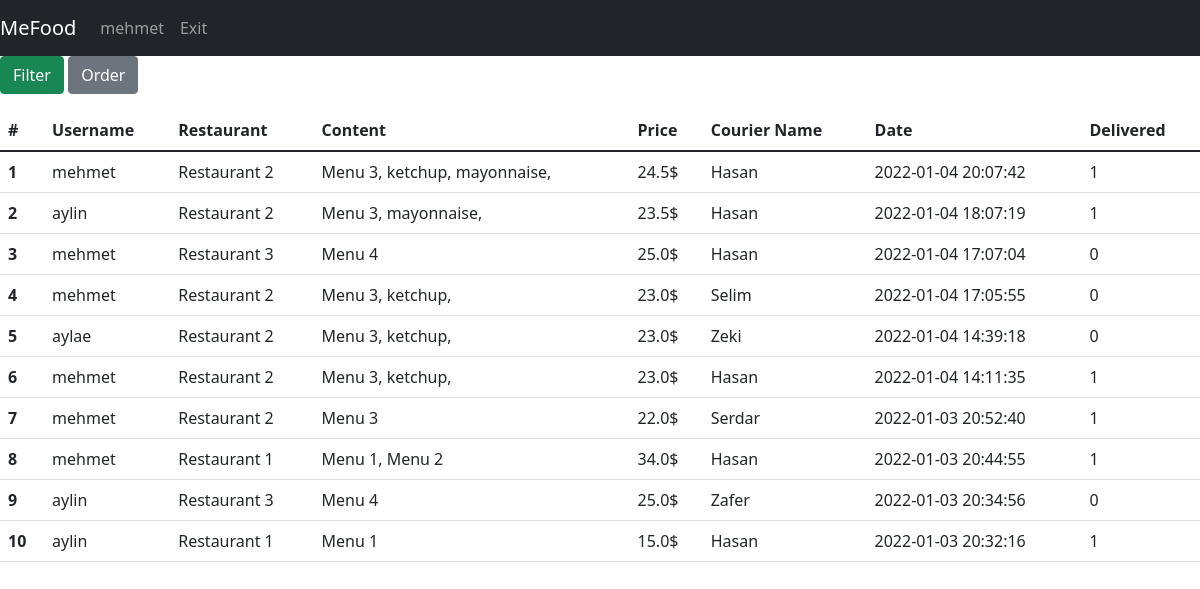
Screenshot of /orders (signed in) with the database file from the repository.
### tables this page shows
CREATE TABLE foodOrder(id INTEGER PRIMARY KEY,content TEXT,orderDate Date DEFAULT (datetime('now','localtime')),totalPrice REAL, is_delivered INTEGER DEFAULT(0), is_reviewed INTEGER DEFAULT(0), restaurantId INTEGER, courierID int REFERENCES couriers(id) ON UPDATE CASCADE, userUserName varchar(30) REFERENCES users(username) ON UPDATE CASCADE, FOREIGN KEY(restaurantId) REFERENCES restaurant(id));

CREATE TABLE restaurant(id INTEGER PRIMARY KEY, restaurantName varchar(30),address varchar(250),lat Text,lng Text,isOpen binary,averageRating REAL);

CREATE TABLE couriers(id INTEGER PRIMARY KEY,name TEXT,is_available TEXT,lat REAL,lng, orderId int REFERENCES foodOrder(id) ON UPDATE CASCADE);

### app.py (the view)
@app.route("/orders", methods=["GET", "POST"])
def allOrders():
    with sqlite3.connect(DATABASE) as database:
        cursor = database.cursor()
    if request.method == "POST":
        if 'order' in request.form:
            orderBy = request.form['orderBy']
            if session["isFiltered"] == False:
                "SELECT foodOrder.id, content, orderDate, totalPrice, is_delivered,  userUserName, "
                "FROM foodOrder INNER JOIN couriers ON foodOrder.courierID = couriers.id INNER JOIN restaurant ON foodOrder.restaurantId = restaurant.id"
                command = "SELECT foodOrder.id,content,orderDate,totalPrice,is_delivered,couriers.name as courier_name, userUserName, " \
                          "restaurant.restaurantName as restaurant_name" \
                          " FROM foodOrder INNER JOIN couriers ON foodOrder.courierID = couriers.id INNER JOIN restaurant ON foodOrder.restaurantId = restaurant.id" \
                          " ORDER BY "+str(orderBy)
                cursor.execute(command)
                query = cursor.fetchall()
                session["filteredData"]["orders"] = query
            else:
                df = pd.DataFrame(session["filteredData"]["orders"],
                                  columns=['id','content', 'orderDate','totalPrice','is_delivered','courier_name','userUserName', 'restaurant_name'])
                df = df.sort_values(by=orderBy)
                session["filteredData"]["orders"] = df.values.tolist()
        if 'filter' in request.form:
            filtered_cols, expected_vals = [], []
            q = ""
            for c in request.form.keys():
                if request.form[c] != '' and request.form[c] != "filter":
                    if request.form[c] == "on":
                        filtered_cols.append("is_delivered")
                        expected_vals.append(1)
                    else:
                        filtered_cols.append(c)
                        expected_vals.append(request.form[c])
            if len(expected_vals) > 0:
                if filtered_cols[0] != "is_delivered" and filtered_cols[0] != "maxprice" and filtered_cols[0] != "minprice":
                    q += filtered_cols[0]+" LIKE "+f"'%{expected_vals[0]}%'"
                else:
                    q += " is_delivered = 1 "
                if len(expected_vals) > 1:
                    for index in range(1, len(expected_vals)):
                        if filtered_cols[index] != "is_delivered":
                            q += " and " + filtered_cols[index]+" LIKE " + f"'%{expected_vals[index]}%'"
                    if filtered_cols.count("is_delivered") > 0:
                        q += " and is_delivered = 1 "
                command = "SELECT foodOrder.id,content,orderDate,totalPrice,is_delivered,couriers.name as courier_name, userUserName, restaurant.restaurantName as restaurant_name " \
                          "FROM foodOrder INNER JOIN couriers ON foodOrder.courierID = couriers.id INNER JOIN restaurant ON foodOrder.restaurantId = restaurant.id " \
                          "and " + q + "ORDER BY foodOrder.id"
                cursor.execute(command)
                query = cursor.fetchall()
                session["filteredData"]["orders"] = query
            else:
                session["filteredData"] = getAllDbData(toGet=["orders"])
                print(session["filteredData"])
            session["isFiltered"] = True
    else:
        session["filteredData"] = getAllDbData(toGet=["orders"])
        session["isFiltered"] = False
    return render_template("admin/list_operations/list_orders.html", username=session["username"],
                           data=session["filteredData"])

### app.py (called while the page is built)
def getOrders(cursor, limit=None):
    if limit != None:
        cursor.execute("SELECT foodOrder.id, content, orderDate, totalPrice, is_delivered, couriers.name, userUserName, restaurant.restaurantName "
                   "FROM foodOrder INNER JOIN couriers ON foodOrder.courierID = couriers.id INNER JOIN restaurant ON foodOrder.restaurantId = restaurant.id ORDER BY foodOrder.orderDate DESC LIMIT ?",(limit,))
    else:
        cursor.execute("SELECT foodOrder.id, content, orderDate, totalPrice, is_delivered, couriers.name, userUserName, restaurant.restaurantName "
                   "FROM foodOrder INNER JOIN couriers ON foodOrder.courierID = couriers.id INNER JOIN restaurant ON foodOrder.restaurantId = restaurant.id ORDER BY foodOrder.orderDate DESC")
    query = cursor.fetchall()
    return query

def getAllDbData(toGet, limit=None):
    with sqlite3.connect(DATABASE) as database:
        cursor = database.cursor()
    data = {}
    for entity in toGet:
        if entity == "couriers":
            data[entity] = getCouriers(cursor, limit)
        if entity == "users":
            data[entity] = getUsers(cursor, limit)
        if entity == "restaurant":
            data[entity] = getRestaurants(cursor, limit)
        if entity == "menu":
            data[entity] = getMenus(cursor, limit)
        if entity == "orders":
            data[entity] = getOrders(cursor, limit)
        if entity == "reviews":
            data[entity] = getReviews(cursor, limit)
        if entity == "extras":
            data[entity] = getExtras(cursor, limit)
        else:
            pass
    return data

### templates/admin/list_operations/list_orders.html (shortened to what this page needs)
{% extends 'base.html' %}
{% block navbar %}
<nav class="navbar navbar-expand-lg navbar-dark bg-dark">
    <a class="navbar-brand" href="#">MeFood</a>
    <div class="collapse navbar-collapse" id="navbarNav">
        <ul class="navbar-nav">
          <li class="nav-item active"><a class="nav-link" href="/">{{username}}</a></li>
          <li class="nav-item active"><a class="nav-link" href="/exit">Exit</a></li>
        </ul>
    </div>
</nav>
{% endblock %}
{% block body %}
    <p>
  <a class="btn btn-success" data-toggle="collapse" href="#filter" role="button" aria-expanded="false" aria-controls="filter">Filter</a>
  <button class="btn btn-secondary" type="button" data-toggle="collapse" data-target="#order" aria-expanded="false" aria-controls="order">Order</button>
    </p>
    <div>
    <table class="table">
      <thead class="thead-dark">
        <tr>
            <th scope="col">#</th>
            <th scope="col">Username</th>
            <th scope="col">Restaurant</th>
            <th scope="col">Content</th>
            <th scope="col">Price</th>
            <th scope="col">Courier Name</th>
            <th scope="col">Date</th>
            <th scope="col">Delivered</th>
        </tr>
      </thead>
      <tbody>
        {%for i in range(data["orders"]|length)%}
                <tr>
                  <th scope="row">{{ i+1 }}</th>
                  <td>{{ data["orders"][i][6] }}</td>
                  <td>{{ data["orders"][i][7] }}</td>
                  <td>{{ data["orders"][i][1] }}</td>
                  <td>{{ data["orders"][i][3] }}$</td>
                  <td>{{ data["orders"][i][5] }}</td>
                  <td>{{ data["orders"][i][2] }}</td>
                  <td>{{ data["orders"][i][4] }}</td>
                </tr>
        {%endfor%}
      </tbody>
    </table>
</div>
{% endblock %}

### rows the page displays
foodOrder: userUserName "mehmet", content "Menu 3, ketchup, mayonnaise,", totalPrice "24.5", orderDate "2022-01-04 20:07:42", is_delivered "1"
restaurant: restaurantName "Restaurant 2" "Restaurant 2" "Restaurant 2" "Restaurant 2" "Restaurant 2" "Restaurant 2"
couriers: name "Hasan" "Hasan" "Hasan"
foodOrder: userUserName "aylin", content "Menu 3, mayonnaise,", totalPrice "23.5", orderDate "2022-01-04 18:07:19", is_delivered "1"
foodOrder: userUserName "mehmet", content "Menu 4", totalPrice "25.0", orderDate "2022-01-04 17:07:04", is_delivered "0"
restaurant: restaurantName "Restaurant 3" "Restaurant 3"
couriers: name "Hasan" "Hasan" "Hasan"
foodOrder: userUserName "mehmet", content "Menu 3, ketchup,", totalPrice "23.0", orderDate "2022-01-04 17:05:55", is_delivered "0"
couriers: name "Selim"
foodOrder: userUserName "aylae", content "Menu 3, ketchup,", totalPrice "23.0", orderDate "2022-01-04 14:39:18", is_delivered "0"
couriers: name "Zeki"
foodOrder: userUserName "mehmet", content "Menu 3, ketchup,", totalPrice "23.0", orderDate "2022-01-04 14:11:35", is_delivered "1"
foodOrder: userUserName "mehmet", content "Menu 3", totalPrice "22.0", orderDate "2022-01-03 20:52:40", is_delivered "1"
couriers: name "Serdar"
foodOrder: userUserName "mehmet", content "Menu 1, Menu 2", totalPrice "34.0", orderDate "2022-01-03 20:44:55", is_delivered "1"
restaurant: restaurantName "Restaurant 1" "Restaurant 1"
foodOrder: userUserName "aylin", content "Menu 4", totalPrice "25.0", orderDate "2022-01-03 20:34:56", is_delivered "0"
couriers: name "Zafer"
foodOrder: userUserName "aylin", content "Menu 1", totalPrice "15.0", orderDate "2022-01-03 20:32:16", is_delivered "1"

### other values shown
{{ username }} "mehmet"
{{ i+1 }} "1" "2" "3" "4" "5" "6" "7" "8" "9" "10"
